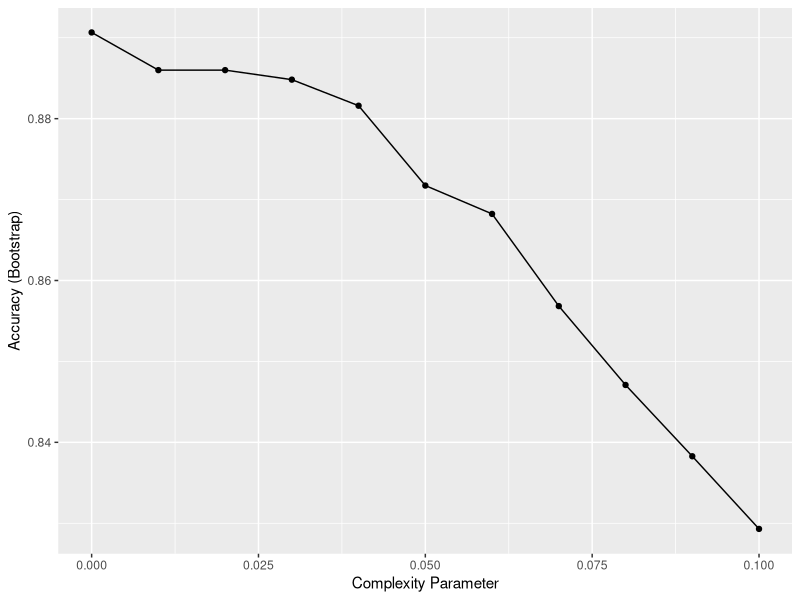

The R source for this figure: (Note: this script raises an error after producing the figure.)
#8.machine learning - 5.1 caret comp check

#Q1 Load the rpart package and then use the caret::train() function with method = "rpart" 
#to fit a classification tree to the tissue_gene_expression dataset. Try out cp values of 
#seq(0, 0.1, 0.01). Plot the accuracies to report the results of the best model. Set the seed to 1991.

#Which value of cp gives the highest accuracy?
library(caret)
library(dslabs)
data("tissue_gene_expression")

x <- tissue_gene_expression$x
y <- tissue_gene_expression$y
dat <- data.frame(x,y)
set.seed(1991)
fit <- train(y~., 
             method = "rpart",
             data = dat,
             tuneGrid = data.frame(cp=seq(0, 0.1, 0.01 )))


ggplot(fit)
confusionMatrix(fit)

#Q2 Note that there are only 6 placentas in the dataset. By default, rpart requires
#20 observations before splitting a node. That means that it is difficult to have a 
#node in which placentas are the majority. Rerun the analysis you did in Q1 with 
#caret::train(), but this time with method = "rpart" and allow it to split any node 
#by using the argument control = rpart.control(minsplit = 0). Look at the confusion
#matrix again to determine whether the accuracy increases. Again, set the seed to 1991.

dat %>% count(y)

set.seed(1991)
fit_rpart <- train(y~., 
             method = "rpart",
             data = dat,
             tuneGrid = data.frame(cp=seq(0, 0.1, 0.01)),
             control = rpart.control(minsplit = 0))


ggplot(fit_rpart)
confusionMatrix(fit_rpart)

#Q3 plot the tree from the best fitting model of the analysis in Q2
#which gene is at the first split?

plot(fit_rpart$finalModel, margin = 0.1)
text(fit_rpart$finalModel)

#Q4 We can see that with just seven genes, we are able to predict the tissue type.
# Now let's see if we can predict the tissue type with even fewer genes using a 
# Random Forest. Use the train() function and the rf method to train a Random Forest 
# model and save it to an object called fit. Try out values of mtry ranging from 
#seq(50, 200, 25) (you can also explore other values on your own). 
#What mtry value maximizes accuracy? To permit small nodesize to grow as we did with 
#the classification trees, use the following argument: nodesize = 1.

#Note: This exercise will take some time to run. If you want to test out your code 
#first, try using smaller values with ntree. Set the seed to 1991 again.

#What value of mtry maximizes accuracy?

set.seed(1991)  
fit <- train(y~., 
             method = "rf",
             data = dat,
             nodesize = 1,
             tuneGrid = data.frame(mtry=seq(50, 200, 25)))


ggplot(fit)
